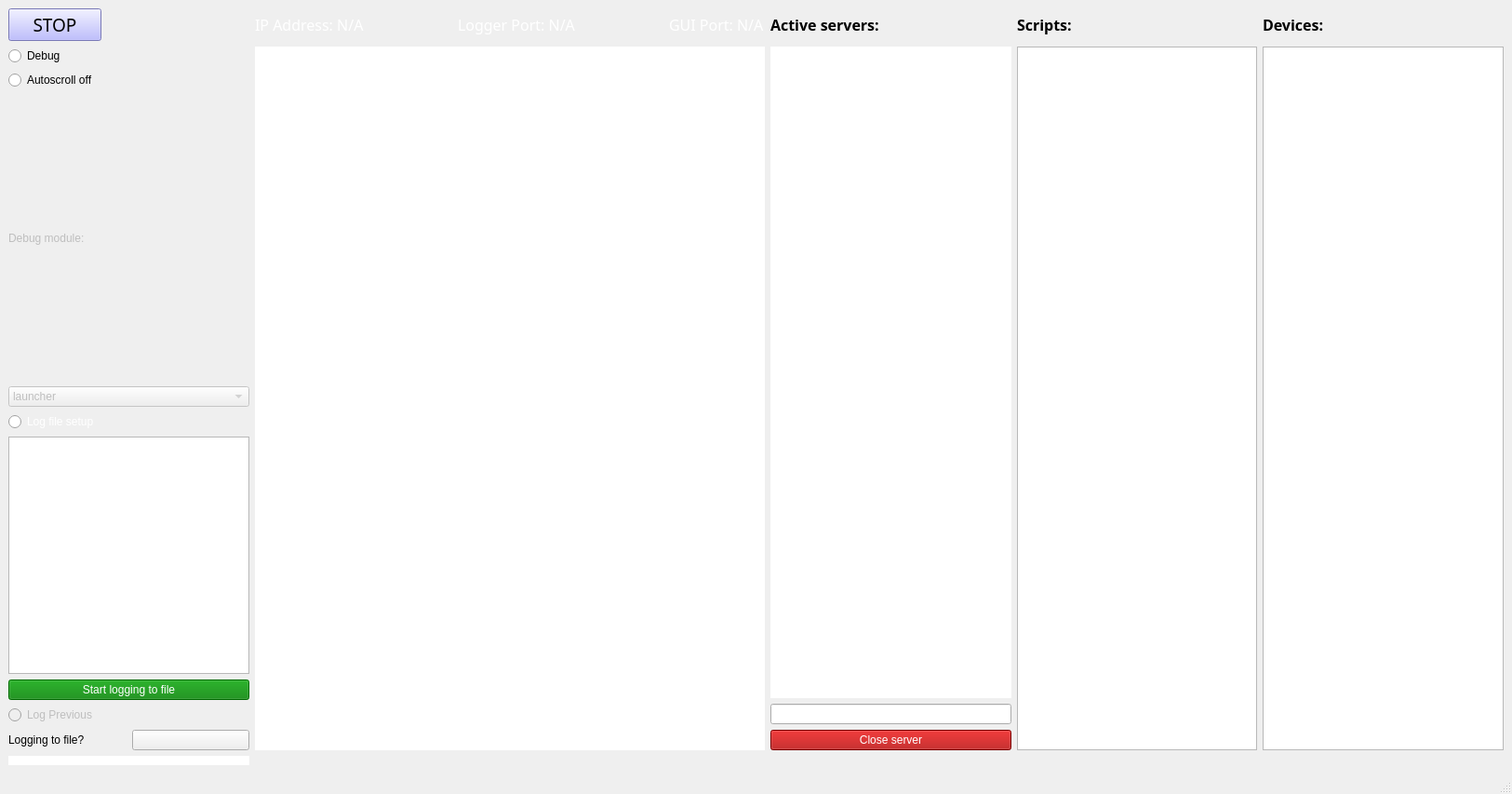
<?xml version="1.0" encoding="UTF-8"?>
<ui version="4.0">
 <class>MainWindow</class>
 <widget class="QMainWindow" name="MainWindow">
  <property name="geometry">
   <rect>
    <x>0</x>
    <y>0</y>
    <width>1625</width>
    <height>853</height>
   </rect>
  </property>
  <property name="windowTitle">
   <string>Launch Control</string>
  </property>
  <property name="windowOpacity">
   <double>2.000000000000000</double>
  </property>
  <property name="styleSheet">
   <string notr="true"/>
  </property>
  <property name="toolButtonStyle">
   <enum>Qt::ToolButtonIconOnly</enum>
  </property>
  <widget class="QWidget" name="centralwidget">
   <layout class="QGridLayout" name="gridLayout">
    <item row="0" column="0">
     <widget class="QPushButton" name="stop_button">
      <property name="enabled">
       <bool>true</bool>
      </property>
      <property name="maximumSize">
       <size>
        <width>100</width>
        <height>35</height>
       </size>
      </property>
      <property name="font">
       <font>
        <family>Calibri Light</family>
        <pointsize>14</pointsize>
       </font>
      </property>
      <property name="mouseTracking">
       <bool>false</bool>
      </property>
      <property name="autoFillBackground">
       <bool>false</bool>
      </property>
      <property name="styleSheet">
       <string notr="true">background-color: rgb(170, 170, 255);</string>
      </property>
      <property name="text">
       <string>STOP</string>
      </property>
      <property name="checkable">
       <bool>true</bool>
      </property>
     </widget>
    </item>
    <item row="0" column="3">
     <widget class="QLabel" name="label_2">
      <property name="font">
       <font>
        <family>Calibri Light</family>
        <pointsize>12</pointsize>
       </font>
      </property>
      <property name="text">
       <string>&lt;html&gt;&lt;head/&gt;&lt;body&gt;&lt;p&gt;&lt;span style=&quot; font-weight:600;&quot;&gt;Scripts:&lt;/span&gt;&lt;/p&gt;&lt;/body&gt;&lt;/html&gt;</string>
      </property>
     </widget>
    </item>
    <item row="0" column="4">
     <widget class="QLabel" name="label_4">
      <property name="font">
       <font>
        <family>Calibri Light</family>
        <pointsize>12</pointsize>
       </font>
      </property>
      <property name="text">
       <string>&lt;html&gt;&lt;head/&gt;&lt;body&gt;&lt;p&gt;&lt;span style=&quot; font-weight:600;&quot;&gt;Devices:&lt;/span&gt;&lt;/p&gt;&lt;/body&gt;&lt;/html&gt;</string>
      </property>
     </widget>
    </item>
    <item row="4" column="0">
     <widget class="QComboBox" name="debug_comboBox">
      <property name="enabled">
       <bool>false</bool>
      </property>
      <property name="visible">
       <bool>true</bool>
      </property>
      <property name="styleSheet">
       <string notr="true"/>
      </property>
      <property name="currentText">
       <string>launcher</string>
      </property>
      <item>
       <property name="text">
        <string>launcher</string>
       </property>
      </item>
      <item>
       <property name="text">
        <string>pylabnet_server</string>
       </property>
      </item>
     </widget>
    </item>
    <item row="7" column="2">
     <widget class="QPushButton" name="close_server">
      <property name="styleSheet">
       <string notr="true">background-color: rgb(170, 0, 0);
color: rgb(255, 255, 255);</string>
      </property>
      <property name="text">
       <string>Close server</string>
      </property>
     </widget>
    </item>
    <item row="0" column="1">
     <layout class="QHBoxLayout" name="horizontalLayout_5">
      <property name="spacing">
       <number>100</number>
      </property>
      <item>
       <widget class="QLabel" name="ip_label">
        <property name="font">
         <font>
          <family>Calibri Light</family>
          <pointsize>12</pointsize>
          <weight>50</weight>
          <italic>false</italic>
          <bold>false</bold>
         </font>
        </property>
        <property name="text">
         <string>&lt;html&gt;&lt;head/&gt;&lt;body&gt;&lt;p&gt;&lt;span style=&quot; color:#ffffff;&quot;&gt;IP Address: N/A&lt;/span&gt;&lt;/p&gt;&lt;/body&gt;&lt;/html&gt;</string>
        </property>
       </widget>
      </item>
      <item>
       <widget class="QLabel" name="logger_label">
        <property name="font">
         <font>
          <family>Calibri Light</family>
          <pointsize>12</pointsize>
          <weight>50</weight>
          <italic>false</italic>
          <bold>false</bold>
         </font>
        </property>
        <property name="text">
         <string>&lt;html&gt;&lt;head/&gt;&lt;body&gt;&lt;p&gt;&lt;span style=&quot; color:#ffffff;&quot;&gt;Logger Port: N/A&lt;/span&gt;&lt;/p&gt;&lt;/body&gt;&lt;/html&gt;</string>
        </property>
       </widget>
      </item>
      <item>
       <widget class="QLabel" name="gui_label">
        <property name="font">
         <font>
          <family>Calibri Light</family>
          <pointsize>12</pointsize>
          <weight>50</weight>
          <italic>false</italic>
          <bold>false</bold>
         </font>
        </property>
        <property name="text">
         <string>&lt;html&gt;&lt;head/&gt;&lt;body&gt;&lt;p&gt;&lt;span style=&quot; color:#ffffff;&quot;&gt;GUI Port: N/A&lt;/span&gt;&lt;/p&gt;&lt;/body&gt;&lt;/html&gt;</string>
        </property>
       </widget>
      </item>
     </layout>
    </item>
    <item row="8" column="0">
     <widget class="QTextBrowser" name="buffer_terminal">
      <property name="maximumSize">
       <size>
        <width>16777215</width>
        <height>10</height>
       </size>
      </property>
      <property name="frameShape">
       <enum>QFrame::NoFrame</enum>
      </property>
      <property name="verticalScrollBarPolicy">
       <enum>Qt::ScrollBarAlwaysOff</enum>
      </property>
      <property name="horizontalScrollBarPolicy">
       <enum>Qt::ScrollBarAlwaysOff</enum>
      </property>
      <property name="overwriteMode">
       <bool>false</bool>
      </property>
     </widget>
    </item>
    <item row="3" column="0">
     <widget class="QLabel" name="debug_label">
      <property name="enabled">
       <bool>false</bool>
      </property>
      <property name="visible">
       <bool>true</bool>
      </property>
      <property name="text">
       <string>Debug module:</string>
      </property>
     </widget>
    </item>
    <item row="5" column="0" rowspan="3">
     <layout class="QVBoxLayout" name="verticalLayout">
      <item>
       <widget class="QRadioButton" name="log_file_button">
        <property name="styleSheet">
         <string notr="true">color: rgb(255, 255, 255);</string>
        </property>
        <property name="text">
         <string>Log file setup</string>
        </property>
        <property name="autoExclusive">
         <bool>false</bool>
        </property>
       </widget>
      </item>
      <item>
       <widget class="QTreeView" name="file_viewer"/>
      </item>
      <item>
       <widget class="QPushButton" name="logfile_status_button">
        <property name="enabled">
         <bool>false</bool>
        </property>
        <property name="styleSheet">
         <string notr="true">color: rgb(255, 255, 255);
background-color: green;</string>
        </property>
        <property name="text">
         <string>Start logging to file</string>
        </property>
        <property name="checkable">
         <bool>true</bool>
        </property>
       </widget>
      </item>
      <item>
       <widget class="QRadioButton" name="log_previous">
        <property name="enabled">
         <bool>false</bool>
        </property>
        <property name="text">
         <string>Log Previous</string>
        </property>
        <property name="autoExclusive">
         <bool>false</bool>
        </property>
       </widget>
      </item>
      <item>
       <layout class="QHBoxLayout" name="horizontalLayout_2">
        <item>
         <widget class="QLabel" name="label_3">
          <property name="text">
           <string>Logging to file?</string>
          </property>
         </widget>
        </item>
        <item>
         <widget class="QPushButton" name="logfile_status_indicator">
          <property name="text">
           <string/>
          </property>
          <property name="icon">
           <iconset>
            <normaloff>green_LED_off.svg</normaloff>
            <normalon>green_LED_on.svg</normalon>
            <disabledoff>green_LED_off.svg</disabledoff>
            <disabledon>green_LED_on.svg</disabledon>
            <activeoff>green_LED_on.svg</activeoff>green_LED_off.svg</iconset>
          </property>
          <property name="checkable">
           <bool>true</bool>
          </property>
         </widget>
        </item>
       </layout>
      </item>
     </layout>
    </item>
    <item row="1" column="0">
     <widget class="QRadioButton" name="debug_radio_button">
      <property name="text">
       <string>Debug</string>
      </property>
      <property name="autoExclusive">
       <bool>false</bool>
      </property>
     </widget>
    </item>
    <item row="0" column="2">
     <widget class="QLabel" name="label">
      <property name="maximumSize">
       <size>
        <width>200</width>
        <height>16777215</height>
       </size>
      </property>
      <property name="font">
       <font>
        <family>Calibri Light</family>
        <pointsize>12</pointsize>
       </font>
      </property>
      <property name="text">
       <string>&lt;html&gt;&lt;head/&gt;&lt;body&gt;&lt;p&gt;&lt;span style=&quot; font-weight:600;&quot;&gt;Active servers:&lt;/span&gt;&lt;/p&gt;&lt;/body&gt;&lt;/html&gt;</string>
      </property>
     </widget>
    </item>
    <item row="1" column="3" rowspan="7">
     <widget class="QTreeView" name="scripts"/>
    </item>
    <item row="1" column="1" rowspan="7">
     <widget class="QTextBrowser" name="terminal">
      <property name="enabled">
       <bool>true</bool>
      </property>
      <property name="font">
       <font>
        <family>Courier New</family>
        <pointsize>12</pointsize>
       </font>
      </property>
      <property name="frameShape">
       <enum>QFrame::NoFrame</enum>
      </property>
     </widget>
    </item>
    <item row="1" column="4" rowspan="7">
     <widget class="QTreeView" name="devices"/>
    </item>
    <item row="6" column="2">
     <widget class="QLineEdit" name="client_search">
      <property name="sizePolicy">
       <sizepolicy hsizetype="Minimum" vsizetype="Fixed">
        <horstretch>0</horstretch>
        <verstretch>0</verstretch>
       </sizepolicy>
      </property>
     </widget>
    </item>
    <item row="1" column="2" rowspan="5">
     <widget class="QListWidget" name="client_list">
      <property name="font">
       <font>
        <family>Calibri Light</family>
        <pointsize>12</pointsize>
       </font>
      </property>
      <property name="toolTip">
       <string/>
      </property>
      <property name="frameShape">
       <enum>QFrame::NoFrame</enum>
      </property>
     </widget>
    </item>
    <item row="2" column="0">
     <widget class="QRadioButton" name="autoscroll_off_check">
      <property name="text">
       <string>Autoscroll off</string>
      </property>
     </widget>
    </item>
   </layout>
  </widget>
  <widget class="QMenuBar" name="menubar">
   <property name="geometry">
    <rect>
     <x>0</x>
     <y>0</y>
     <width>1625</width>
     <height>26</height>
    </rect>
   </property>
  </widget>
  <widget class="QStatusBar" name="statusbar"/>
 </widget>
 <resources/>
 <connections/>
 <designerdata>
  <property name="gridDeltaX">
   <number>10</number>
  </property>
  <property name="gridDeltaY">
   <number>10</number>
  </property>
  <property name="gridSnapX">
   <bool>true</bool>
  </property>
  <property name="gridSnapY">
   <bool>true</bool>
  </property>
  <property name="gridVisible">
   <bool>true</bool>
  </property>
 </designerdata>
</ui>
